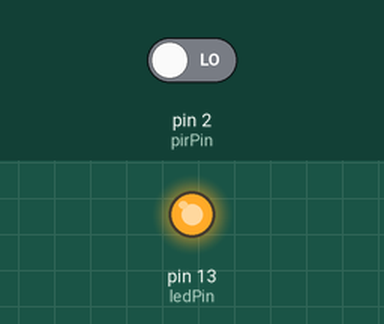
Bench run of a sketch on a simulated Arduino Uno, built with avr-gcc and run on an emulated ATmega328P. Parts: output pins drawn as LEDs (lit = HIGH). Inputs (shaded band) come from the test bench; at power-on: pin 2 (pirPin) LOW. No radio packets arrive unless stated.

Above: at 0.1 s.
At 29.6 s:
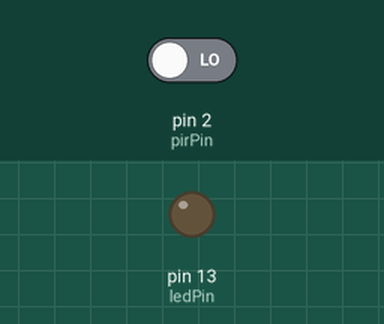
Timing chart, 0 to 31.1 s (numbered marks = the images above):
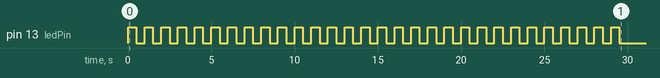

The sketch:

FinalCode-Node01.ino
```cpp
#include <SPI.h>
#include <nRF24L01.h>
#include <RF24.h>                              // http://tmrh20.github.io/RF24/

RF24 radio(7, 8);                              // CE, CSN
const int pirPin = 2;                          // PIR
int ledPin = 13;                               // Onboard led

const int waitTime = 15000;                    // Время(мс) ожидания после обнаружения движения
const int ledBlinkTime = 500;                  // Интервал(мс) мигния светодиодом
const unsigned int calibrationTime = 30;       // Время(с) необходимое для калибровки PIR (!60!)
const unsigned long pulseInterval = 30000;     // Интервал(мс) отправки пульса (30 сек)
const uint64_t writingPipe = 0xE8E8F0F0EBLL;   // Индитификатор передачи, "труба"

const int pulse = 11;                          // Пульс
const int motion = 12;                         // Обнаружено движение
const int a1Ready = 10;                        // Arduino Node1 Ready

static unsigned long previousMillis = 0;

void setup() {

  //Serial.begin(115200);                      // Открываем последовательное соединение
  //Serial.println("Setup start");

  pinMode(pirPin, INPUT);
  pinMode(ledPin, OUTPUT);

  for (int i=0; i<calibrationTime; i++) {      // Мигаем светодиодом пока идет калибровка
    digitalWrite(ledPin, HIGH);
    delay(ledBlinkTime);
    digitalWrite(ledPin, LOW);
    delay(ledBlinkTime);
    //Serial.println(i);
  }

  radio.begin();                         // Инициализация радио модуля
  delay(100);                            // Умные люди советуют так сделать.
  radio.powerUp();
  delay(100);
  radio.setChannel(91);                  // Канал (0-127)
  radio.setRetries(15, 15);              // Колличество повыток и задержка после неудачной отправки (15,15 максимальные значние)
  radio.setDataRate(RF24_250KBPS);       // Скорость, RF24_250KBPS, RF24_1MBPS или RF24_2MBPS RF24_250KBPS на nRF24L01 (без +) неработает. Меньше скорость, выше чувствительность приемника.
  radio.setPALevel(RF24_PA_MAX);         // Мощьность передатчика RF24_PA_MIN=-18dBm, RF24_PA_LOW=-12dBm, RF24_PA_MED=-6dBM,
  radio.setAutoAck(1);                   // Enable or disable auto-acknowlede packets on a per pipeline basis
  radio.setCRCLength(RF24_CRC_16);       // radio.setCRCLength(RF24_CRC_8); //radio.setCRCLength(RF24_CRC_DISABLED);
  radio.openWritingPipe(writingPipe);    // Открываем трубу на передачу.
  radio.startListening();

  sendData(a1Ready);
  delay(50);

  //Serial.println("FinishSetup");
}

void loop() {

  if(digitalRead(pirPin) == HIGH){                    // Если движение обнаружено

    //Serial.println("Motion!");
    sendData(motion);
    delay(waitTime);

  }else{                                              // Если движения нет

    if(millis() - previousMillis > pulseInterval) {   // Отправляем пульс каждый pulseInterval
      previousMillis = millis();
      sendData(pulse);
      //Serial.println("Pulse!");
    }
  }
}

void sendData(int data){

  //Serial.print("SendingData: ");

  radio.powerUp();                          // This will take up to 5ms for maximum compatibility
  delay(5);
  radio.stopListening();                    // останавливает приём (нужно перед началом передачи)
  radio.write(&data, sizeof(data));         // Отправляем данные и указываем сколько байт пакет
  //Serial.println(data);
  radio.powerDown();                        // Выключаемся, экономим батарейку
}
```
